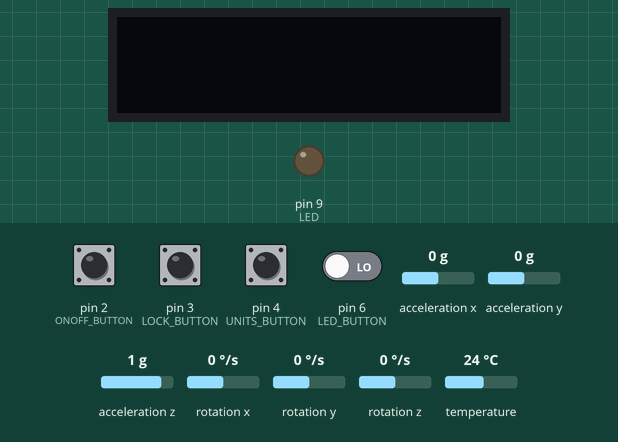
Simulated run of this sketch. Board: Arduino Uno, built with avr-gcc and run on an emulated ATmega328P. Shown: 128×32 one-colour display, output pins drawn as LEDs (lit = HIGH). The test bench sets the inputs (shaded band); at power-on: pin 4 (UNITS_BUTTON) HIGH, pin 2 (ONOFF_BUTTON), pin 3 (LOCK_BUTTON), pin 6 (LED_BUTTON) LOW, temperature 24 °C, acceleration x 0 g, acceleration y 0 g, acceleration z 1 g, rotation x 0 °/s, rotation y 0 °/s, rotation z 0 °/s. The display library's start-up logo is not drawn; what the sketch prints to the serial monitor is not drawn.

Above: at 3.2 s.
3.3 s: pin 2 (ONOFF_BUTTON) pulled HIGH for 0.15 s
At 5.2 s:
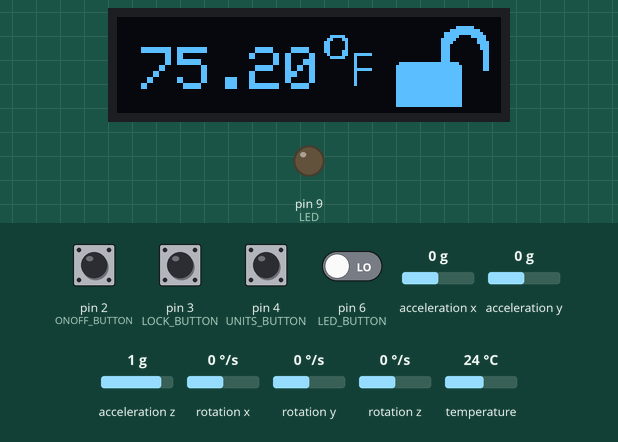
6.3 s: pin 3 (LOCK_BUTTON) pulled HIGH for 0.15 s
At 8.7 s:
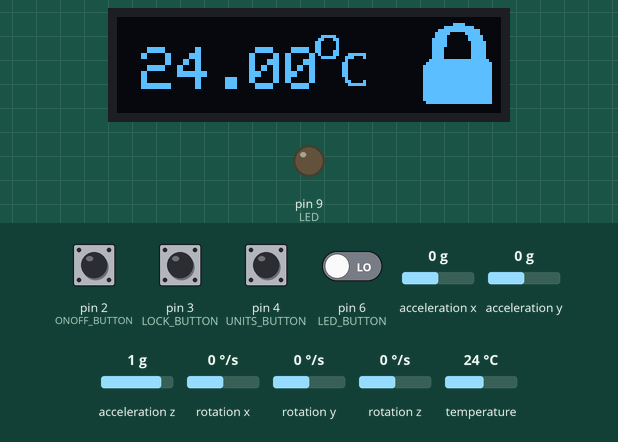
9.4 s: pin 3 (LOCK_BUTTON) pulled HIGH for 1 s
At 12.1 s:
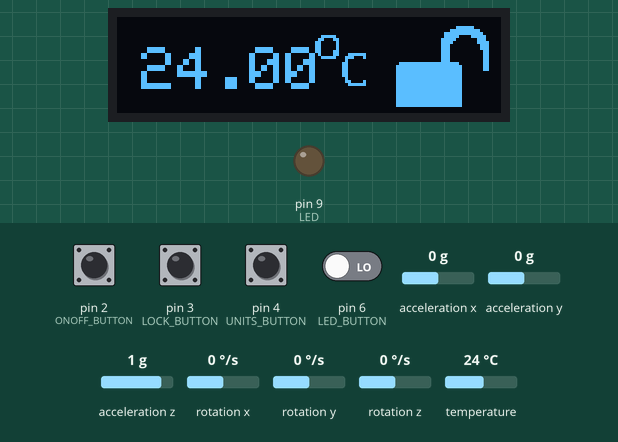
13.3 s: pin 2 (ONOFF_BUTTON) pulled HIGH for 1 s
At 15.0 s:
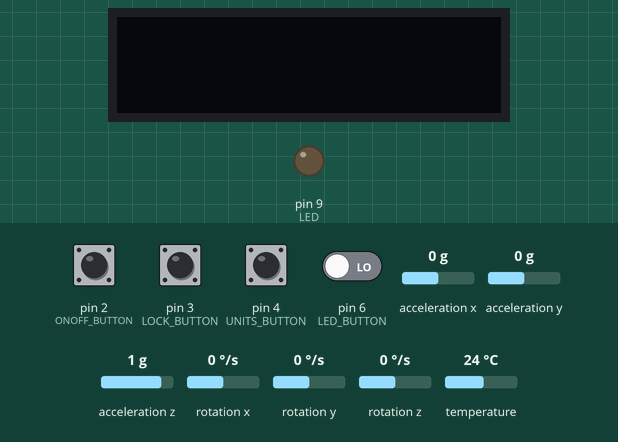
15.8 s: pin 2 (ONOFF_BUTTON) driven HIGH and pin 6 (LED_BUTTON) driven HIGH
At 17.3 s:
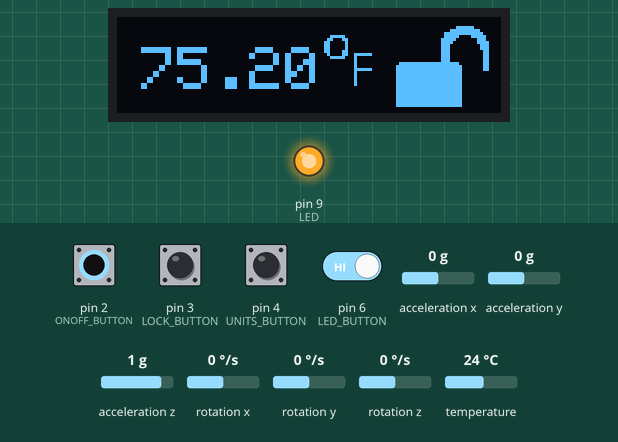
18.3 s: temperature set to 12 °C
At 20.3 s:
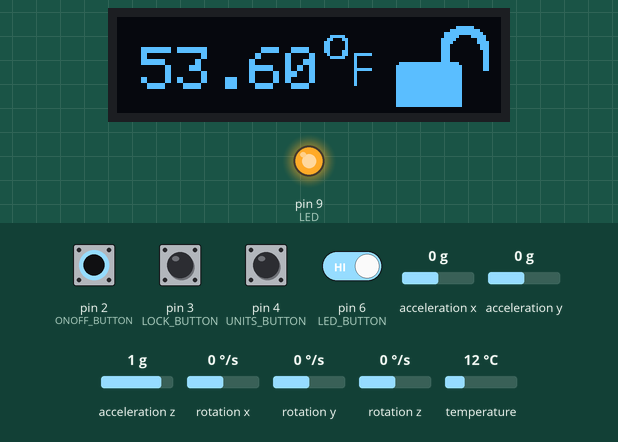
Timing chart, 0 to 21.3 s (numbered marks = the images above; inputs shaded):
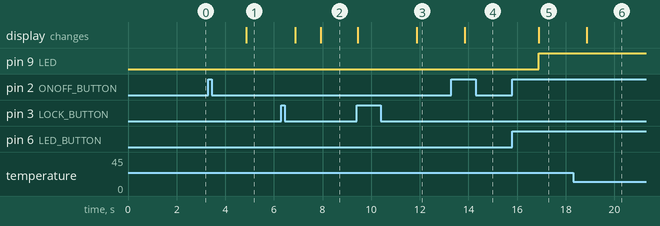

The sketch:

ThermoProNoCal.ino
```cpp
/**
 * @file ThermoProNoCal.ino
 * @brief Writes code to ensure the proper functioning of thermometer
 */
/// Including necessary libraries

#include "I2Cdev.h"
#include "MPU6050.h"

/// Arduino Wire library is required if I2Cdev I2CDEV_ARDUINO_WIRE implementation
/// is used in I2Cdev.h
#if I2CDEV_IMPLEMENTATION == I2CDEV_ARDUINO_WIRE
    #include "Wire.h"
#endif

#include "images.h"

#include <SPI.h>
#include <Wire.h>
#include <Adafruit_GFX.h>
#include <Adafruit_SSD1306.h>

#include <OneWire.h>
#include <DallasTemperature.h>
#include <PinChangeInterrupt.h>

///Generating macros
#define SCREEN_WIDTH 128 // OLED display width, in pixels
#define SCREEN_HEIGHT 32 // OLED display height, in pixels
#define OLED_RESET     -1 // Reset pin # (or -1 if sharing Arduino reset pin)
#define SCREEN_ADDRESS 0x3C ///< See datasheet for Address; 0x3D for 128x64, 0x3C for 128x32
#define LED 9
#define LED_BUTTON 6
#define ONOFF_BUTTON 2
#define LOCK_BUTTON 3
#define UNITS_BUTTON 4
#define TIMER1_VALUE 62500
#define UNIT_DELAY 1500
#define ONE_WIRE_BUS 8
#define OUTPUT_READABLE_ACCELGYRO

Adafruit_SSD1306 display(SCREEN_WIDTH, SCREEN_HEIGHT, &Wire, OLED_RESET);
OneWire oneWire(ONE_WIRE_BUS);
DallasTemperature sensors(&oneWire);
MPU6050 accelgyro;


int16_t ax, ay, az;
int16_t gx, gy, gz;
///Initializing importnat parameters for timing purposes
volatile unsigned long savedTime = 0;
const unsigned long givenDelay = 250;

volatile unsigned long savedTime1 = 0;
volatile unsigned long savedTime2 = 0;
volatile unsigned long savedTime3 =0;
volatile unsigned long unitTime = 0;

volatile float currentTemp = 0;


/// Boolean values storing state of system
bool lightToggle = 0;
bool onOffState = 0;
bool lockState = 0;
bool unitsState = 0;
bool unitButtonPressed = 0;

///For toggling the state of the led, we create an enumerated array
typedef enum {
  LED_ON,
  LED_OFF
} LightStatus;

// typedef enum{
//   ON,
//   OFF
// } OnOffStatus;
///Instantiating an object of class LightStatus defined above, as well as initializing pointer for function
LightStatus currentStatus = LED_OFF;
LightStatus *current = &currentStatus;

/// Function which changes the mode depeneding on certain conditions
void toggleLightMode(LightStatus *choice){
///lightToggle bool only changes if button is pressed, as per ISR. If lighttoggle changes, the next state is reached
  switch(*choice){
    case LED_ON:
      digitalWrite(LED, HIGH);
      if (lightToggle){
        *choice = LED_OFF;
        lightToggle = 0;
      }
      break;
    case LED_OFF:
      digitalWrite(LED, LOW);
      if (lightToggle){
        *choice = LED_ON;
        lightToggle = 0;
      }
      break;

  }
}
///Function which determines whether units button has been pressed for 1.5 seconds
void unitsStillPressed(){
/// we take the current time
  unitTime = millis();
/// if the button is not pressed, savedtime takes on the current time, otherwise, nothing happens until 1.5 seconds has elapsed.
  if (!digitalRead(UNITS_BUTTON)){
    savedTime3 = unitTime;
  } else if ((digitalRead(UNITS_BUTTON)) && (unitTime - savedTime3 > UNIT_DELAY)){
    unitsState = !unitsState;
    savedTime3 = unitTime;
    currentTemp = getTemperature();
  }
}
/// gets temperature values.
float getTemperature(){
  sensors.requestTemperatures(); // requests temperature
  float tempC = sensors.getTempCByIndex(0); // gets temp in celsius
  float tempF = sensors.getTempFByIndex(0); // gets temp in fahrenheit
/// depending on whether fahrenheit or celsius is selected, display temperature
  if (!unitsState){
    if (tempC != DEVICE_DISCONNECTED_C)
    {
      Serial.print("Temperature is: ");
      Serial.println(tempC);
      return tempC;

    }
    else
    {
      Serial.println("Error: Could not read temperature data");
    }
  } else{
    if (tempF != DEVICE_DISCONNECTED_F)
    {
      Serial.print("Temperature is: ");
      Serial.println(tempF);
      return tempF;
    }
    else
    {
      Serial.println("Error: Could not read temperature data");
    }
  }
}
/// Function which draws the current state of the system on OLED screen
void drawLock(){
/// Will rotate the display if it is flipped
  if (ax < 0){
    display.setRotation(2);
  } else{
    display.setRotation(0);
  }
/// Will draw either unlocked or locked symbol depending on lock state
  if (!lockState){
    display.drawBitmap(0,0,images[1], SCREEN_WIDTH, SCREEN_HEIGHT, WHITE);
  } else{
    display.drawBitmap(0,0,images[0], SCREEN_WIDTH, SCREEN_HEIGHT, WHITE);
  }
/// will draw big F or big C depending on state of the units.
  if (!unitsState){
    display.drawBitmap(0,0,images[2],SCREEN_WIDTH,SCREEN_HEIGHT, WHITE);
  } else{
    display.drawBitmap(0,0,images[3],SCREEN_WIDTH,SCREEN_HEIGHT, WHITE);
  }
  display.print(currentTemp);

}

void setup() {
///Initialization
  #if I2CDEV_IMPLEMENTATION == I2CDEV_ARDUINO_WIRE
        Wire.begin();
    #elif I2CDEV_IMPLEMENTATION == I2CDEV_BUILTIN_FASTWIRE
        Fastwire::setup(400, true);
    #endif

  accelgyro.initialize();
  if(!display.begin(SSD1306_SWITCHCAPVCC, SCREEN_ADDRESS)) {
    Serial.println(F("SSD1306 allocation failed"));
    for(;;); // Don't proceed, loop forever
  }

  // Show initial display buffer contents on the screen --
  // the library initializes this with an Adafruit splash screen.
  display.display();
  delay(2000); // Pause for 2 seconds

  // Clear the buffer
  display.clearDisplay();
  Serial.begin(9600);
  sensors.begin();
  digitalWrite(LED,LOW);
  pinMode(LED, OUTPUT);
  pinMode(LED_BUTTON, INPUT);
/// Sets up 100 ms timer
  noInterrupts();
  TCCR1A = 0;
  TCCR1B = 0;
  OCR1A = TIMER1_VALUE;
  TCCR1B |= (1<<WGM12);
  TCCR1B |= (1<<CS12);
  TIMSK1 |= (1<<OCIE1A);
  interrupts();
///Attaches Isrs to all buttons
  attachPCINT(digitalPinToPCINT(LED_BUTTON), ISR_LIGHT, CHANGE);
  attachInterrupt(digitalPinToInterrupt(ONOFF_BUTTON), ISR_ONOFF, RISING);
  attachInterrupt(digitalPinToInterrupt(LOCK_BUTTON), ISR_LOCK, RISING);
  attachPCINT(digitalPinToPCINT(UNITS_BUTTON), ISR_UNITS, CHANGE);

}

void loop() {
///Every iteration of this loop, gyro information is collected to determine whether there is a flip in screen orientation
  accelgyro.getMotion6(&ax, &ay, &az, &gx, &gy, &gz);
/// Initialization of screen every itereration of the loop
  display.clearDisplay();
  display.setTextColor(SSD1306_WHITE);
  display.setTextSize(2);
  display.setCursor(8,10);
/// Only do anything if onoffstate is true
  if (!onOffState){
    lightToggle = 0;
    lockState = 0;
    currentStatus = LED_OFF;
    toggleLightMode(current);
  } else{
      ///update light state if button is pressed, check to see if units is pressed and draw to display if thermo pro is on.
    toggleLightMode(current);
    unitsStillPressed();
    drawLock();
  }
  display.display();

}

ISR(TIMER1_COMPA_vect){
    /// Every 100 ms, temperature is recorded iff the state is on and it is not locked.
  if (onOffState && !lockState){
    currentTemp = getTemperature();
  }
}

void ISR_LIGHT(){
    /// Isr for switching status of led. There is a cooldown period for debouncing.
  unsigned long time = millis();
  if (time - savedTime > givenDelay){
    lightToggle = 1;
  }
  savedTime = time;
}

void ISR_ONOFF(){
    /// This flips the onoff state of the system if on/off button is pressed. It uses time debounce
  unsigned long time1 = millis();
  if (time1 - savedTime1 > givenDelay){
    onOffState = !onOffState;
  }
  savedTime1 = time1;
}

void ISR_LOCK(){
/// This flips the lock state of the system if lock button is pressed. It also uses time debounce.
  unsigned long time2 = millis();
  if (time2 - savedTime2 > givenDelay){
    lockState = !lockState;
  }
  savedTime2 = time2;

}
///This resets savedTime3, which is not updated by unitsSTillPressed() until 1.5 seconds has elapsed, unless button is no longer held down.
void ISR_UNITS(){

  savedTime3 = millis();

}
```

Source omitted: images.h (data table, 15890 bytes)

Measured:
- after the input at 3.3 s, the display: changes after 1.6 s (image 1)
- after the input at 6.3 s, the display: first changes after 0.58 s (image 2 shows a later state)
- after the input at 9.4 s, the display: first changes after 0.05 s (image 3 shows a later state)
- after the input at 13.3 s, the display: changes after 0.55 s (image 4)
- after the input at 15.8 s, pin 9 (LED): LOW → HIGH after 1.1 s; the display: changes after 1.1 s (image 5)
- after the input at 18.3 s, the display: changes after 0.56 s (image 6)
